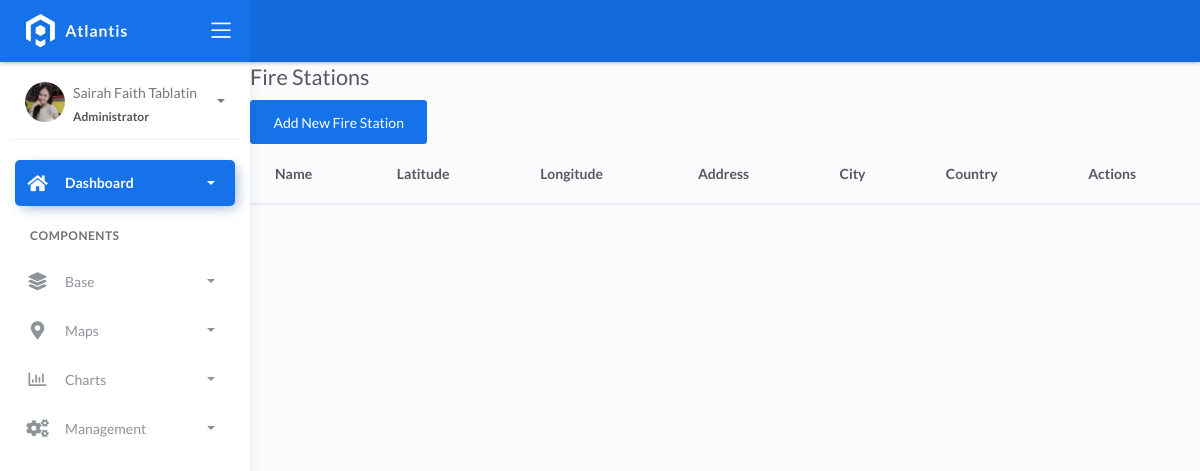
Before: /firestations/ with the older database file.
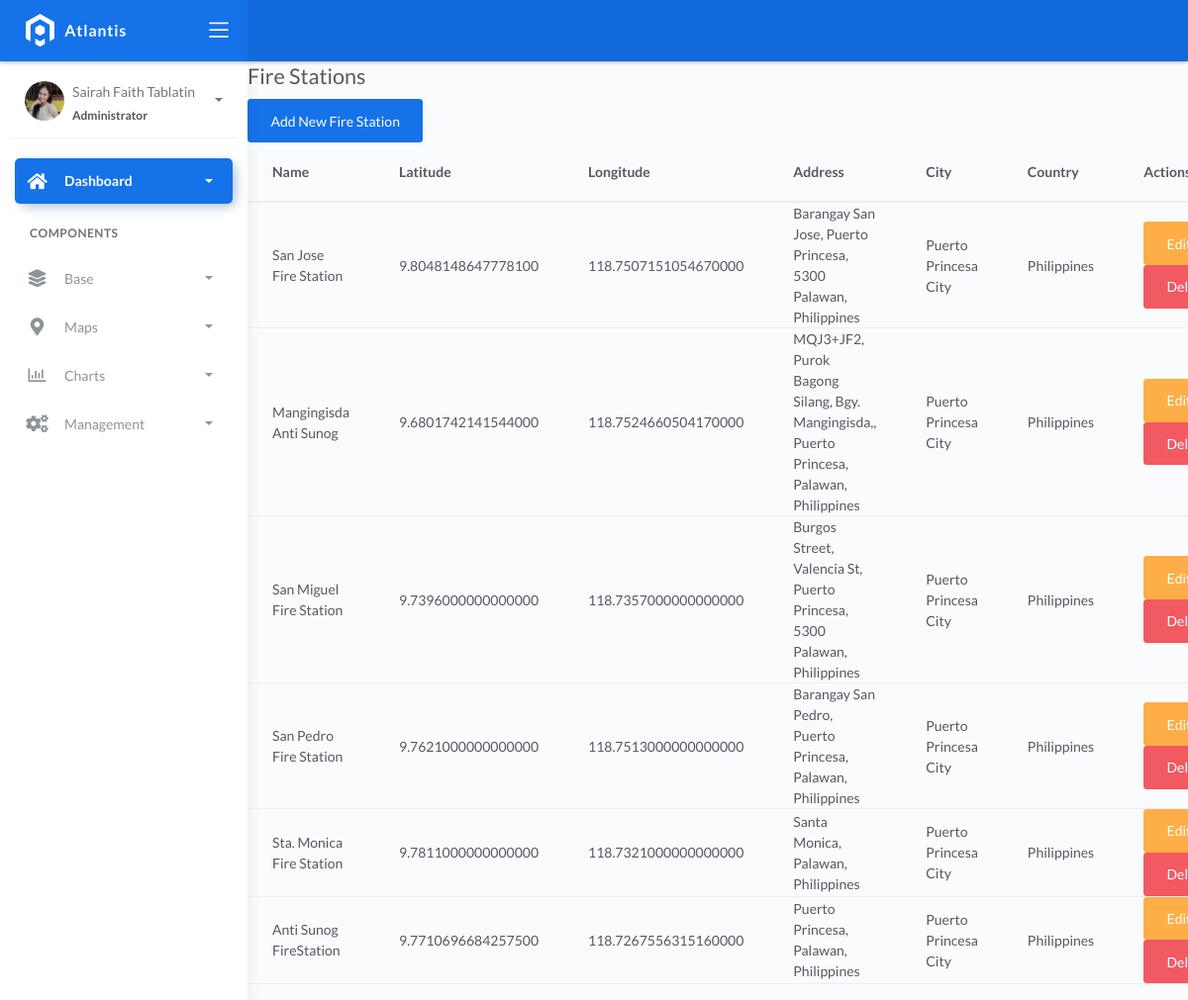
After: the same page with the newer database file.
### fire/models.py (models this page shows)
class BaseModel(models.Model):
    created_at = models.DateTimeField(auto_now_add=True, db_index=True)
    updated_at = models.DateTimeField(auto_now=True)
    class Meta:
        abstract = True

class FireStation(BaseModel):
    name = models.CharField(max_length=150)
    latitude = models.DecimalField(
        max_digits=22, decimal_places=16, null=True, blank=True)
    longitude = models.DecimalField(
        max_digits=22, decimal_places=16, null=True, blank=True)
    address = models.CharField(max_length=150)
    city = models.CharField(max_length=150)  # can be in separate table
    country = models.CharField(max_length=150)  # can be in separate table

### fire/views.py (the view)
# urls.py: path("firestations/", FireStationListView.as_view(), name="firestation-list"),
class FireStationListView(ListView):
    model = FireStation
    template_name = "firestation_list.html"

### templates/firestation_list.html
{% extends 'base.html' %}
{% block content %}
  <h2>Fire Stations</h2>
  <a href="{% url 'firestation-create' %}" class="btn btn-primary">Add New Fire Station</a>
  <table class="table">
    <thead>
      <tr>
        <th>Name</th>
        <th>Latitude</th>
        <th>Longitude</th>
        <th>Address</th>
        <th>City</th>
        <th>Country</th>
        <th>Actions</th>
      </tr>
    </thead>
    <tbody>
      {% for firestation in object_list %}
        <tr>
          <td>{{ firestation.name }}</td>
          <td>{{ firestation.latitude }}</td>
          <td>{{ firestation.longitude }}</td>
          <td>{{ firestation.address }}</td>
          <td>{{ firestation.city }}</td>
          <td>{{ firestation.country }}</td>
          <td>
            <a href="{% url 'firestation-update' firestation.pk %}" class="btn btn-warning">Edit</a>
            <a href="{% url 'firestation-delete' firestation.pk %}" class="btn btn-danger">Delete</a>
          </td>
        </tr>
      {% endfor %}
    </tbody>
  </table>
{% endblock %}

Changed rows visible on the page:
added FireStation: name "San Jose Fire Station", latitude "9.8048148647778100", longitude "118.7507151054670000", address "Barangay San Jose, Puerto Princesa, 5300 Palawan, Philippines", city "Puerto Princesa City", country "Philippines"
added FireStation: name "Mangingisda Anti Sunog", latitude "9.6801742141544000", longitude "118.7524660504170000", address "MQJ3+JF2, Purok Bagong Silang, Bgy. Mangingisda,, Puerto Princesa, Palawan, Philippines", city "Puerto Princesa City", country "Philippines"
added FireStation: name "San Miguel Fire Station", latitude "9.7396000000000000", longitude "118.7357000000000000", address "Burgos Street, Valencia St, Puerto Princesa, 5300 Palawan, Philippines", city "Puerto Princesa City", country "Philippines"
added FireStation: name "San Pedro Fire Station", latitude "9.7621000000000000", longitude "118.7513000000000000", address "Barangay San Pedro, Puerto Princesa, Palawan, Philippines", city "Puerto Princesa City", country "Philippines"
added FireStation: name "Sta. Monica Fire Station", latitude "9.7811000000000000", longitude "118.7321000000000000", address "Santa Monica, Palawan, Philippines", city "Puerto Princesa City", country "Philippines"
added FireStation: name "Anti Sunog FireStation", latitude "9.7710696684257500", longitude "118.7267556315160000", address "Puerto Princesa, Palawan, Philippines", city "Puerto Princesa City", country "Philippines"
